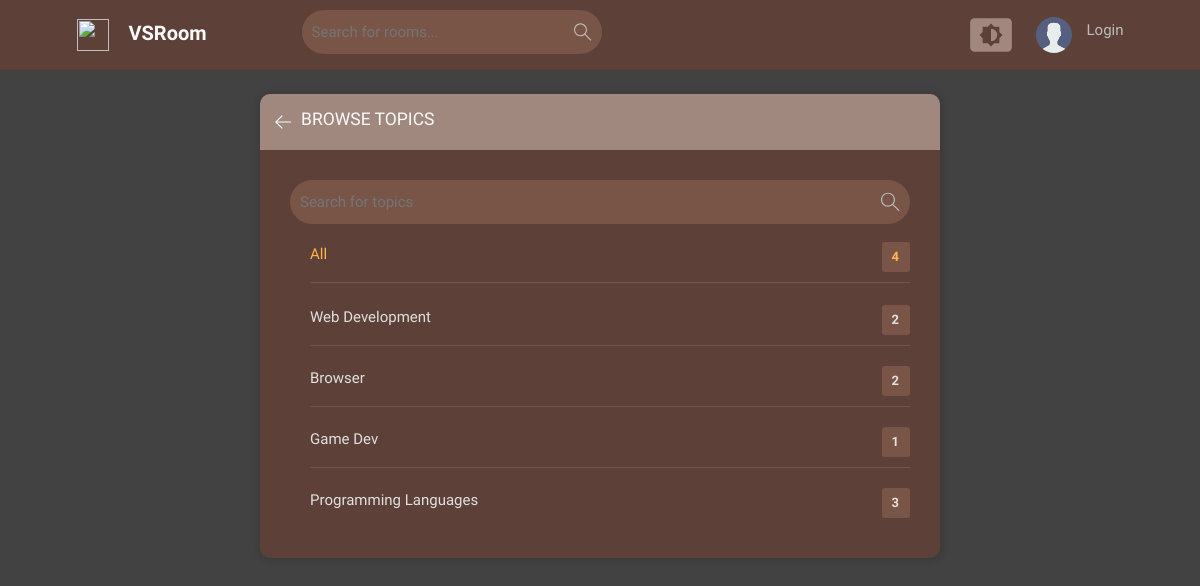
/topics/, run on an earlier commit of the app's database.
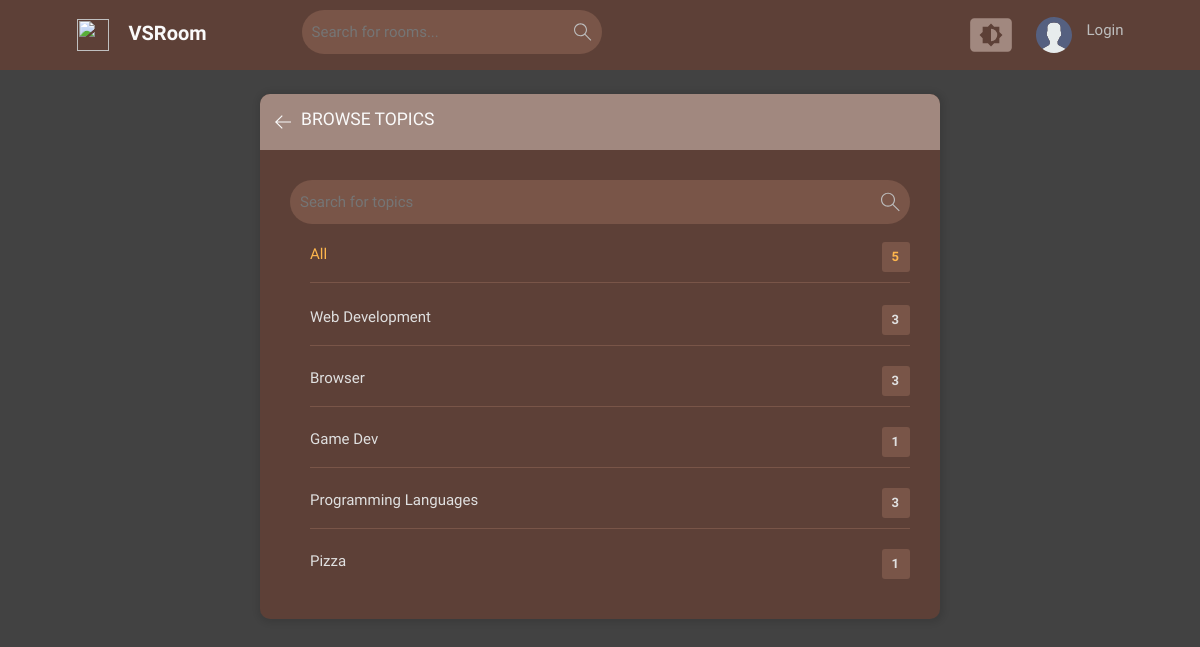
And on a later commit of the database.
### base/models.py (models this page shows, shortened)
class Topic(models.Model):
    name = models.CharField(max_length=200)

### base/views.py (the view)
# urls.py: path('topics/', views.topicsPage, name='topics'),
def topicsPage(request):
    q = request.GET.get('q') if request.GET.get('q') != None else ''
    topics = Topic.objects.filter(name__icontains=q)
    return render (request, 'base/topics.html', {"topics": topics})

### base/templates/base/topics.html (shortened to what this page needs)
{% extends 'base/main.html' %}
{% block text %}
<main class="create-room layout">
  <div class="container">
    <div class="layout__box">
      <div class="layout__boxHeader">
        <div class="layout__boxTitle">
          <a href="{% url 'home' %}">
            <svg version="1.1" xmlns="http://www.w3.org/2000/svg" width="32" height="32" viewBox="0 0 32 32">
              <title>arrow-left</title>
              <path
                d="M13.723 2.286l-13.723 13.714 13.719 13.714 1.616-1.611-10.96-10.96h27.625v-2.286h-27.625l10.965-10.965-1.616-1.607z">
              </path>
            </svg>
            <h3>Browse Topics</h3>
          </a>
        </div>
      </div>
      <div class="topics-page layout__body">
        <form action="" class="header__search">
          <label>
            <input name="q" placeholder="Search for topics" />
          </label>
        </form>
        <ul class="topics__list">
          <li>
            <a href="{% url 'topics' %}" class="active">
              All
              <span class="topic-count Browse">{{topics.count}}</span>
            </a>
          </li>
          {% for topic in topics %}
          <li>
            <a href="{% url 'home' %}?q={{topic.name}}" class="">
              {{topic.name}}
              <span class="topic-count Browse">{{topic.room_set.all.count}}</span>
            </a>
          </li>
          {% endfor %}
        </ul>
      </div>
    </div>
  </div>
</main>
{% endblock text %}

What changed in the data, as far as the page shows it:
computed for Topic "Web Development": room_set.all.count "2" → "3"
computed for Topic "Browser": room_set.all.count "2" → "3"
added Topic: name "Pizza", room_set.all.count "1"
Also different on the page:
{{ topics.count }}: "4" → "5"
